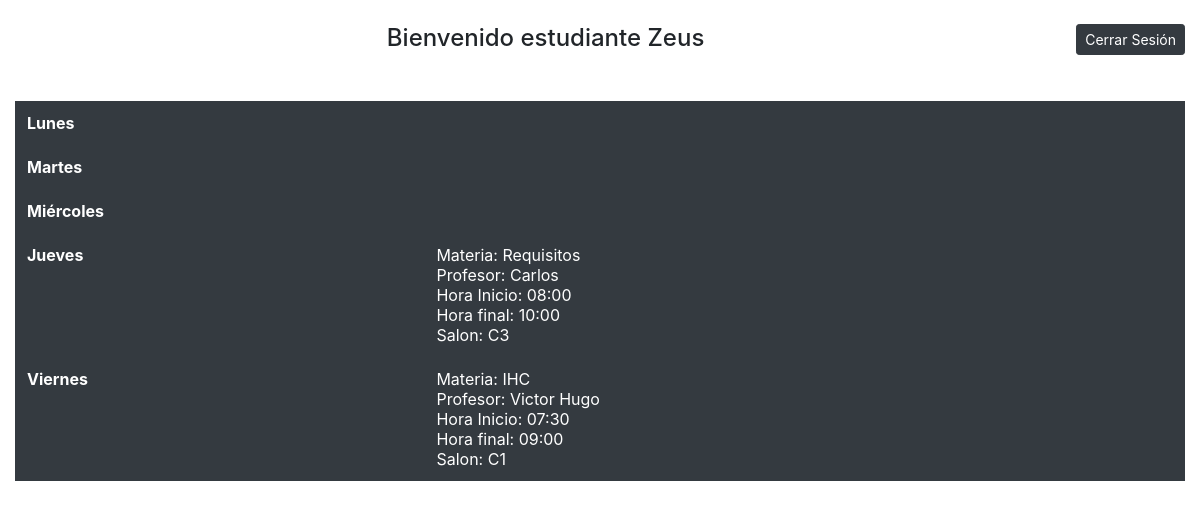
/public_html/vistaEstudiante.php (signed in), run on the app's committed database.
### tables this page shows
CREATE TABLE `alumno` (
  `idAlumno` int(11) NOT NULL,
  `NomAlum` varchar(45) NOT NULL,
  `Licenciatura` varchar(15) NOT NULL,
  `idUsuario` varchar(20) NOT NULL
);

CREATE TABLE `materia` (
  `idMateria` int(11) NOT NULL,
  `DescMat` varchar(20) NOT NULL,
  `Creditos` int(11) NOT NULL,
  `NomMat` varchar(45) NOT NULL
);

CREATE TABLE `profesor` (
  `idProfesor` int(11) NOT NULL,
  `NomProf` varchar(45) NOT NULL,
  `idUsuario` varchar(20) NOT NULL
);

CREATE TABLE `clase` (
  `idClase` int(11) NOT NULL,
  `idCurso` int(11) NOT NULL,
  `idSalon` int(11) NOT NULL,
  `Dia` varchar(10) NOT NULL,
  `HoraInicio` varchar(10) NOT NULL,
  `HoraFin` varchar(10) NOT NULL
);

CREATE TABLE `salon` (
  `idSalon` int(11) NOT NULL,
  `DescSalon` varchar(45) NOT NULL
);

### public_html/vistaEstudiante.php (the view, shortened to what this page needs)
<?php
    $usuario= $_SESSION['username'];
    $rol=$_SESSION['rol'];
    if(!isset($usuario)){
        header("location:login.php");
?>
    <?php }else{
        require 'login//conexion.php';
        if($rol==3){
            $sentencia_1="SELECT idAlumno FROM alumno where idUsuario='$usuario'";
            $resultado2=mysqli_query($conexion,$sentencia_1);
            $idObtenido=mysqli_fetch_array($resultado2);
            $sentencia_2="SELECT nomAlum,DescMat,NomProf,Dia,HoraInicio,HoraFin,DescSalon
            FROM alumnoinscrito
                inner join curso
                inner join alumno
                inner join profesor
                inner join materia
                inner join clase
                inner join salon
                ON (curso.idCurso=alumnoinscrito.idCurso and alumno.idAlumno=alumnoinscrito.idAlumno and curso.idProfesor=profesor.idProfesor and curso.idMateria=materia.idMateria and curso.idCurso=clase.idCurso and clase.idSalon=salon.idSalon) where alumno.idAlumno='$idObtenido[0]'";
            $resultado4=mysqli_query($conexion,$sentencia_2);
            $resultado5=mysqli_query($conexion,$sentencia_2);
            $resultado6=mysqli_query($conexion,$sentencia_2);
            $nomAux=mysqli_fetch_array($resultado6);
            $nomAlum=$nomAux['nomAlum'];
    ?>
<html>
    <head>
        <link rel="stylesheet" type="text/css" href="css/style.css">
        <link rel="stylesheet" href="https://stackpath.bootstrapcdn.com/bootstrap/4.3.1/css/bootstrap.min.css">
    </head>
    <body>
        <div class="container-fluid">
            <div class="row justify-content-center">
                <div class="col-12 text-center">
                    <br>
                    <h4 class="d-inline">Bienvenido estudiante <?php echo "$nomAlum"; ?></h4>
                    <a href="cerrarSesion.php">
                    <button type="button" class="btn btn-dark btn-sm mb-2 float-right">Cerrar Sesión</button>
                    </a><br><br><br>
                </div>
            </div>
            <div class="row">
                <div class="col-12 table-responsive">
                    <table class="table table-dark table-hover table-borderless">
                    <tr>
                        <th scope="col">Lunes</th>
                    </tr>
                    <tr>
                        <th scope="col">Martes</th>
                    </tr>
                    <tr>
                        <th scope="col">Miércoles</th>
                    </tr>
                    <tr>
                        <th scope="col">Jueves</th>
                        <?php while($mostrar4=mysqli_fetch_array($resultado4)){
                            if($mostrar4['Dia']=='Jueves'){
                                echo "<td scope='col'>Materia: ".$mostrar4['DescMat']."<br>Profesor: ".$mostrar4['NomProf']."<br>Hora Inicio: ".$mostrar4['HoraInicio']."<br>Hora final: ".$mostrar4['HoraFin']."<br>Salon: ".$mostrar4['DescSalon']."</td>";
                            };
                        }?>
                    </tr>
                    <tr>
                        <th scope="col">Viernes</th>
                        <?php while($mostrar5=mysqli_fetch_array($resultado5)){
                            if($mostrar5['Dia']=='Viernes'){
                                echo "<td scope='col'>Materia: ".$mostrar5['DescMat']."<br>Profesor: ".$mostrar5['NomProf']."<br>Hora Inicio: ".$mostrar5['HoraInicio']."<br>Hora final: ".$mostrar5['HoraFin']."<br>Salon: ".$mostrar5['DescSalon']."</td>";
                            };
                        }?>
                    </tr>
                    </table>
                </div>
            </div>
        </div>
    </body>
</html>
    <?php }else{
        header("location:cerrarSesion.php");
    } }?>

### public_html/css/style.css (style rules this page uses)
body { background-color: powderblue; margin:0; padding: 0; }

### data on the page
alumno: NomAlum "Zeus", materia.DescMat "Requisitos", profesor.NomProf "Carlos", clase.HoraInicio "08:00", clase.HoraFin "10:00", salon.DescSalon "C3", materia.DescMat "IHC", profesor.NomProf "Victor Hugo", clase.HoraInicio "07:30", clase.HoraFin "09:00", salon.DescSalon "C1"
